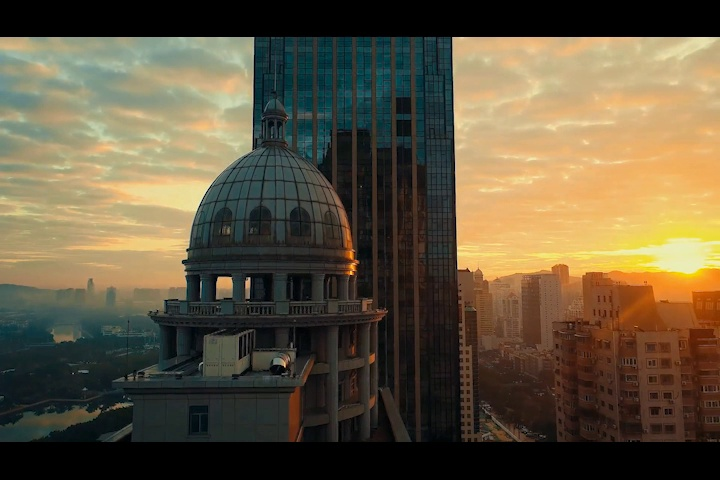
#> input picture TrainCode/ImgDeal/temp.jpg, 720 x 480 px
$ python histq.py
#> lines starting #> are read from the running program, lines starting #| are printed output that depends on the picture
import numpy as np
import cv2 as cv
from matplotlib import pyplot as plt
import random
img = cv.imread('temp.jpg',0)
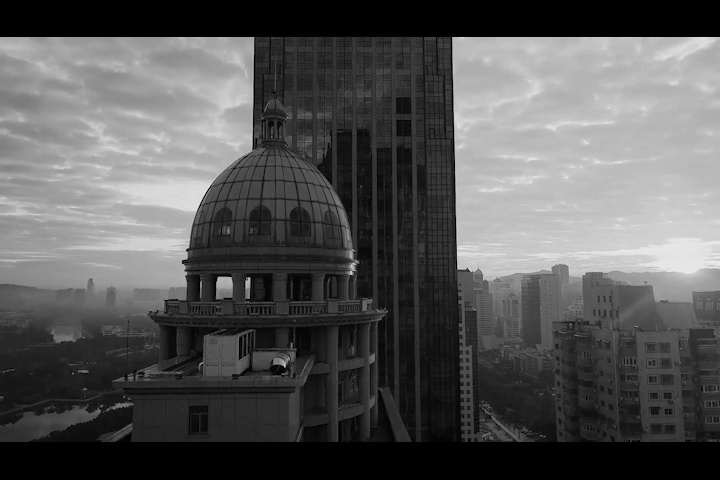
#> img: shape (480, 720); min 0, max 235, mean 86.8
def histPlot(img):
    hist,bins = np.histogram(img.flatten(),256,[0,256])
    cdf = hist.cumsum()
    cdf_normalized = cdf  * hist.max() / (cdf.max() - cdf.min())
    plt.plot(cdf_normalized, color = 'b')
    plt.hist(img.flatten(),256,[0,256], color = 'r')
    plt.xlim([0,256])
    plt.legend(('cdf','histogram'), loc = 'upper left')
    plt.show()

img2 = cv.imread('temp.jpg',0)
eq = cv.equalizeHist(img2)
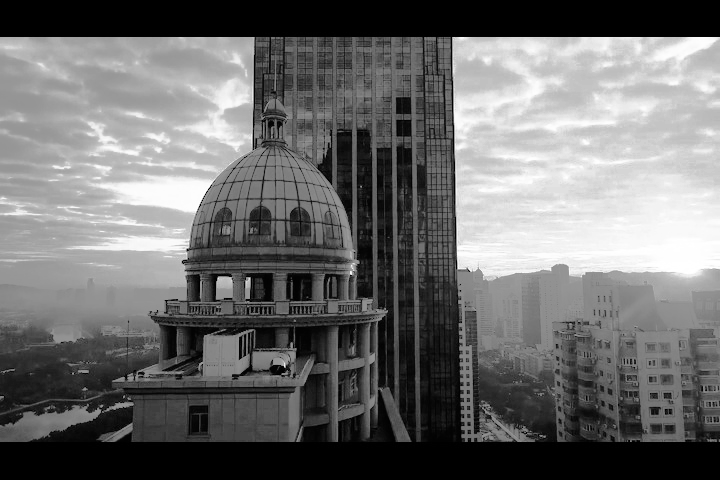
#> eq: shape (480, 720); min 0, max 255, mean 109.1
res = np.hstack((img2,eq))
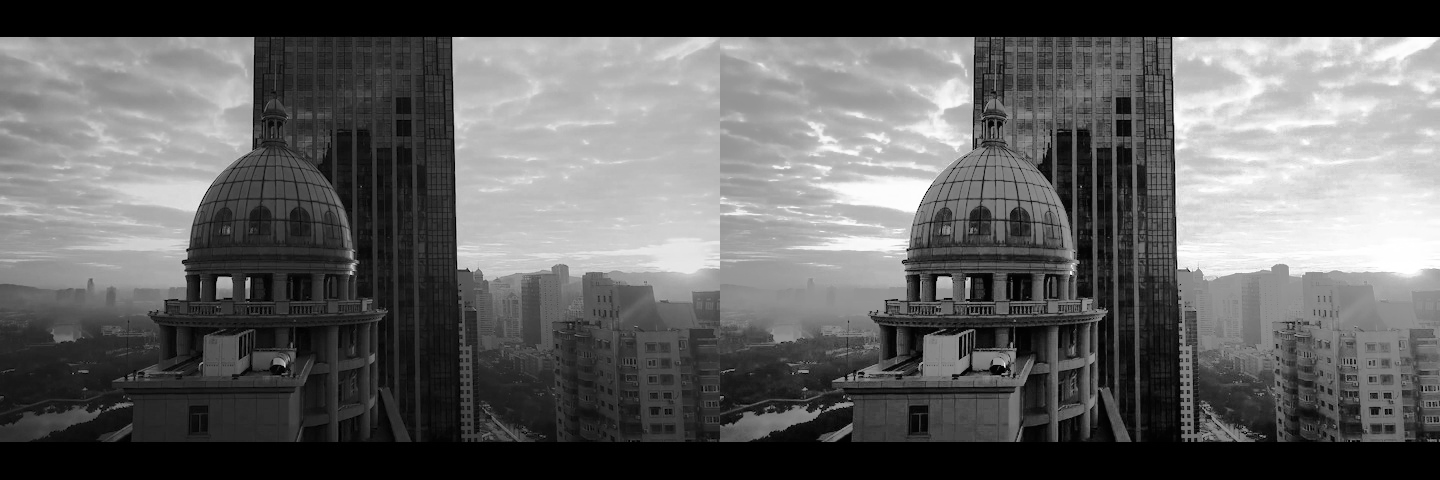
#> res: shape (480, 1440); min 0, max 255, mean 97.9
histPlot(img2)
#> in histPlot, `hist,bins = np.histogram(img.flatten(),256,[0,256])`: hist = 256 values, max 52166 at index 0, min 0 at index 236, mean 1350; bins = 257 values from 0 to 256
#> in histPlot, `cdf = hist.cumsum()`: cdf = 256 values from 52166 to 345600
#> in histPlot, `cdf_normalized = cdf  * hist.max() / (cdf.max() - cdf.min())`: cdf_normalized = 256 values from 9273.9 to 61439.9
#> in histPlot, `plt.show()`:
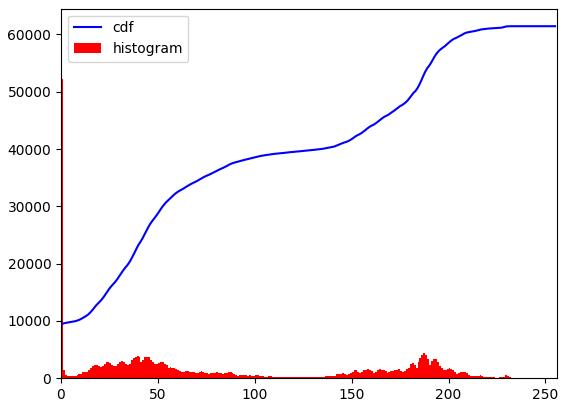
#> figure drawn by matplotlib, 1 panel; tallest bar 52166 high, from x = 0 to 1; curve peaks at x = 235, y = 61439.9
histPlot(eq)
#> in histPlot (call 2), `hist,bins = np.histogram(img.flatten(),256,[0,256])`: hist = 256 values, max 52166 at index 0, min 0 at index 10, mean 1350
#> in histPlot (call 2), `plt.show()`:
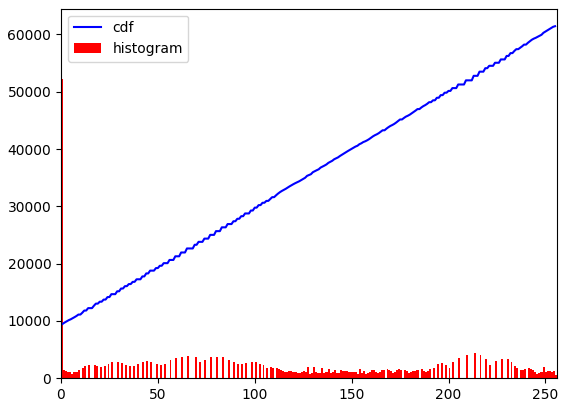
#> figure drawn by matplotlib, 1 panel; tallest bar 52166 high, from x = 0 to 1; curve peaks at x = 255, y = 61439.9
plt.imshow(res)
plt.show()
# [8 lines of commented-out code are left out]
